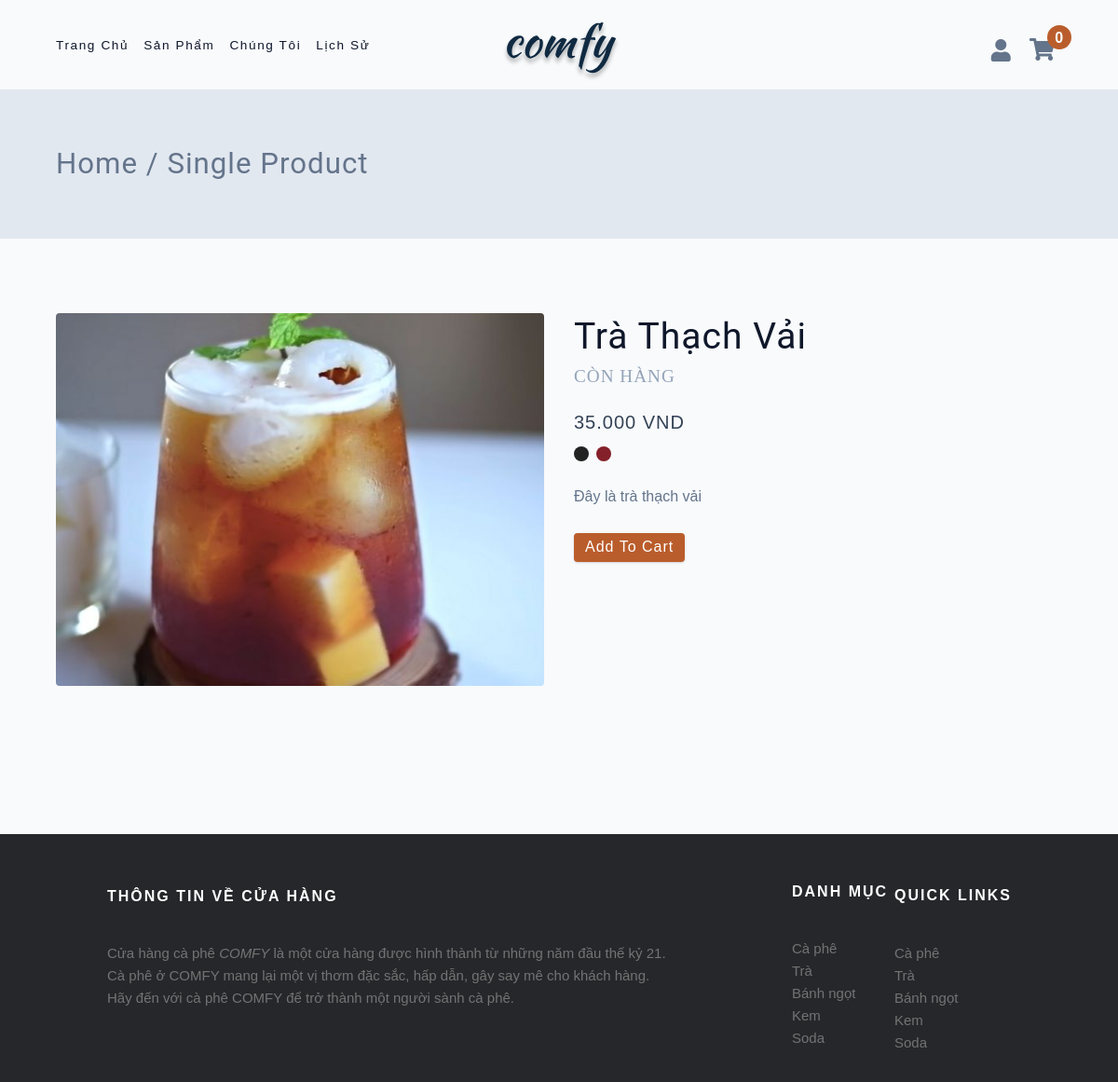
Screenshot of /single-product.php?id=3 with the database file from the repository.
### tables this page shows
CREATE TABLE `sanpham` (
  `productid` int(11) NOT NULL,
  `productname` varchar(255) NOT NULL,
  `productdesciption` varchar(255) DEFAULT NULL,
  `productcost` int(11) NOT NULL,
  `productimage` varchar(255) DEFAULT NULL,
  `quantity` int(11) NOT NULL,
  `statusid` int(11) NOT NULL,
  `promoid` int(11) DEFAULT NULL,
  `is_promo` bit(1) NOT NULL,
  `categoryid` int(11) NOT NULL
);

CREATE TABLE `trangthai` (
  `statusid` int(11) NOT NULL,
  `statusname` varchar(255) NOT NULL,
  `statusdescription` varchar(255) DEFAULT NULL
);

### model/product.php (called while the page is built)
<?php
return[
    'GetAll' => function($conn) {
        $query ="SELECT * FROM `sanpham`";
        $result = mysqli_query($conn,$query);
        $data = array();
        while($row = mysqli_fetch_array($result)){
            $data[] = $row;
        }
        return $data;
    },
    'SearchProducts' => function($conn,$Name,$Cate, $MinCost, $MaxCost) {
        $condition1 = " = ";
        if (empty($Cate)) {
            $condition1 = " <> ";
            $Cate = 0;
        }
        $query = "SELECT * FROM `sanpham` WHERE (sanpham.categoryid".$condition1.$Cate." AND (sanpham.productcost BETWEEN $MinCost AND $MaxCost) AND sanpham.productname LIKE '%".$Name."%')";
        $result = mysqli_query($conn,$query);
        $data = array();
        while($row = mysqli_fetch_array($result)){
            $data[] = $row;
        }
        return $data;
    },
    'GetProductDetail' => function($conn, $ProductID){
        $query ="SELECT * FROM `sanpham` INNER JOIN `trangthai` ON sanpham.statusid = trangthai.statusid WHERE sanpham.productid = $ProductID";
        $result = mysqli_query($conn, $query);
        $data  = array();
        while($row = mysqli_fetch_array($result)){
            $data[] = $row;
        }
        return $data;
    },
]
?>

### single-product.php (the view, shortened to what this page needs)
<?php
if (isset($_SERVER['HTTPS']) && $_SERVER['HTTPS'] === 'on') {
    $url = "https://";
} else {
    $url = "http://";
}
$url .= $_SERVER['HTTP_HOST'];
$url .= $_SERVER['REQUEST_URI'];
$url_components = parse_url($url);
parse_str($url_components['query'], $params);
$idPro = $params['id'];
?>
<!DOCTYPE html>
<html lang="en">
<head>
    <link rel="stylesheet" href="./css/normalize.css" />
    <link rel="stylesheet" href="https://cdnjs.cloudflare.com/ajax/libs/font-awesome/5.14.0/css/all.min.css" />
    <link rel="stylesheet" href="./css/styles.css" />
</head>
<body>
    <?php include 'navbar-SC.php' ?>
    <section class="page-hero">
        <div class="section-center">
            <h3 class="page-hero-title">Home / Single Product</h3>
        </div>
    </section>
    <?php
        require_once('../final/connect.php');
        ['GetProductDetail' => $func] = require '../final/model/product.php';
        $ProductDetail = $func($conn, $idPro);
        for ($i = 0; $i < count($ProductDetail); $i++) {
            $price1 =  number_format(intval($ProductDetail[$i]['productcost']), 0, '', '.');
            echo "
            <section class=\"single-product section\">
            <div class=\"section-center single-product-center\">
            <img src=\"imgEC/" . $ProductDetail[$i]['productimage'] . "\" class=\"single-product-img img\" alt=\"\" />
            <article class=\"single-product-info\">
            <div>
            <h2 class=\"single-product-title\">" . $ProductDetail[$i]['productname'] . "</h2>
            <p class=\"single-product-company text-slanted\">" . $ProductDetail[$i]['statusname'] . "</p>
            <span class=\"single-product-price\">$price1 VND</span>
            <div class=\"single-product-colors\"> <span class=\"product-color\"></span>
            <span class=\"product-color product-color-red\"></span>
            </div>
            <p class=\"single-product-desc\"> " . $ProductDetail[$i]['productdesciption'] . " </p>
            <button onclick=\"buyProduct(" . $ProductDetail[$i]['productid'] . ")\" class=\"addToCartBtn btn\" data-id=\"id\">add to cart</button>
            </div>
            </article>
            </div>
            </section>
            ";
        }
    ?>
    <?php include 'footer.php' ?>
</body>
</html>

### css/styles.css (style rules this page uses)
html { font-size: 100%; }
:root { --primary-100: hsl(21, 94%, 87%); --primary-200: hsl(21, 80%, 74%); --primary-300: hsl(21, 65%, 59%); --primary-400: hsl(21, 57%, 50%); --primary-500: hsl(21, 62%, 45%); --primary-600: hsl(21, 77%, 34%); --primary-700: hsl(21, 81%, 29%); --primary-800: hsl(21, 84%, 25%); --primary-900: hsl(21, 91%, 17%); --grey-50: #f8fafc; --grey-100: #f1f5f9; --grey-200: #e2e8f0; --grey-300: #cbd5e1; --grey-400: #94a3b8; --grey-500: #64748b; --grey-600: #475569; --grey-700: #334155; --grey-800: #1e293b; --grey-900: #0f172a; --black: #222; --white: #fff; --red-light: #f8d7da; --red-dark: #842029; --green-light: #d1e7dd; --green-dark: #0f5132; --headingFont: 'Roboto', sans-serif; --bodyFont: 'Nunito', sans-serif; --smallText: 0.7em; --backgroundColor: var(--grey-50); --textColor: var(--grey-900); --borderRadius: 0.25rem; --letterSpacing: 1px; --transition: 0.3s ease-in-out all; --max-width: 1120px; --fixed-width: 600px; --fluid-width: 90vw; --shadow-1: 0 1px 3px 0 rgba(0, 0, 0, 0.1), 0 1px 2px 0 rgba(0, 0, 0, 0.06); --shadow-2: 0 4px 6px -1px rgba(0, 0, 0, 0.1), 0 2px 4px -1px rgba(0, 0, 0, 0.06); --shadow-3: 0 10px 15px -3px rgba(0, 0, 0, 0.1), 0 4px 6px -2px rgba(0, 0, 0, 0.05); --shadow-4: 0 20px 25px -5px rgba(0, 0, 0, 0.1), 0 10px 10px -5px rgba(0, 0, 0, 0.04); }
body { background: var(--backgroundColor); font-family: var(--bodyFont); font-weight: 400; line-height: 1.75; color: var(--textColor); }
p { margin-bottom: 1.5rem; max-width: 40em; }
h1, h2, h3, h4, h5 { margin: 0; margin-bottom: 1.38rem; font-family: var(--headingFont); font-weight: 400; line-height: 1.3; text-transform: capitalize; letter-spacing: var(--letterSpacing); }
h2 { font-size: 2.441rem; }
h3 { font-size: 1.953rem; }
.img { width: 100%; display: block; object-fit: cover; }
.btn { cursor: pointer; color: var(--white); background: var(--primary-500); border: transparent; border-radius: var(--borderRadius); letter-spacing: var(--letterSpacing); padding: 0.375rem 0.75rem; box-shadow: var(--shadow-1); transition: var(--transition); text-transform: capitalize; display: inline-block; }
::placeholder { font-family: inherit; color: var(--grey-400); }
.text-slanted { font-family: 'Kaushan Script', cursive; }
.section { padding: 5rem 0; }
.section-center { width: var(--fluid-width); max-width: var(--max-width); margin: 0 auto; }
.page-hero { min-height: 20vh; display: grid; place-items: center; background: var(--grey-200); color: var(--grey-500); }
.page-hero-title { margin-bottom: 0; }
.single-product-center { display: grid; gap: 1rem 2rem; }
.single-product-img { height: 25rem; border-radius: var(--borderRadius); }
.single-product-title { margin-bottom: 0; }
.single-product-company { font-size: 1.2rem; color: var(--grey-400); text-transform: uppercase; letter-spacing: var(--letterSpacing); margin: 0; margin-bottom: 1rem; }
.single-product-price { display: inline-block; color: var(--grey-700); font-size: 1.25rem; font-weight: 500; letter-spacing: var(--letterSpacing); margin-bottom: 0.5rem; }
.single-product-colors { display: flex; gap: 0.5rem; }
.product-color { display: inline-block; width: 1rem; height: 1rem; border-radius: 50%; background: #222; }
.product-color-red { background: var(--red-dark); }
.single-product-desc { max-width: 25em; line-height: 1.8; color: var(--grey-500); margin-top: 1.5rem; }
@media screen and (min-width: 992px) { .single-product-center { grid-template-columns: 1fr 1fr; } }

### rows the page displays
sanpham: productimage (picture), productname "Trà Thạch Vải", statusid.statusname "CÒN HÀNG", productcost "35.000", productdesciption "Đây là trà thạch vải"
